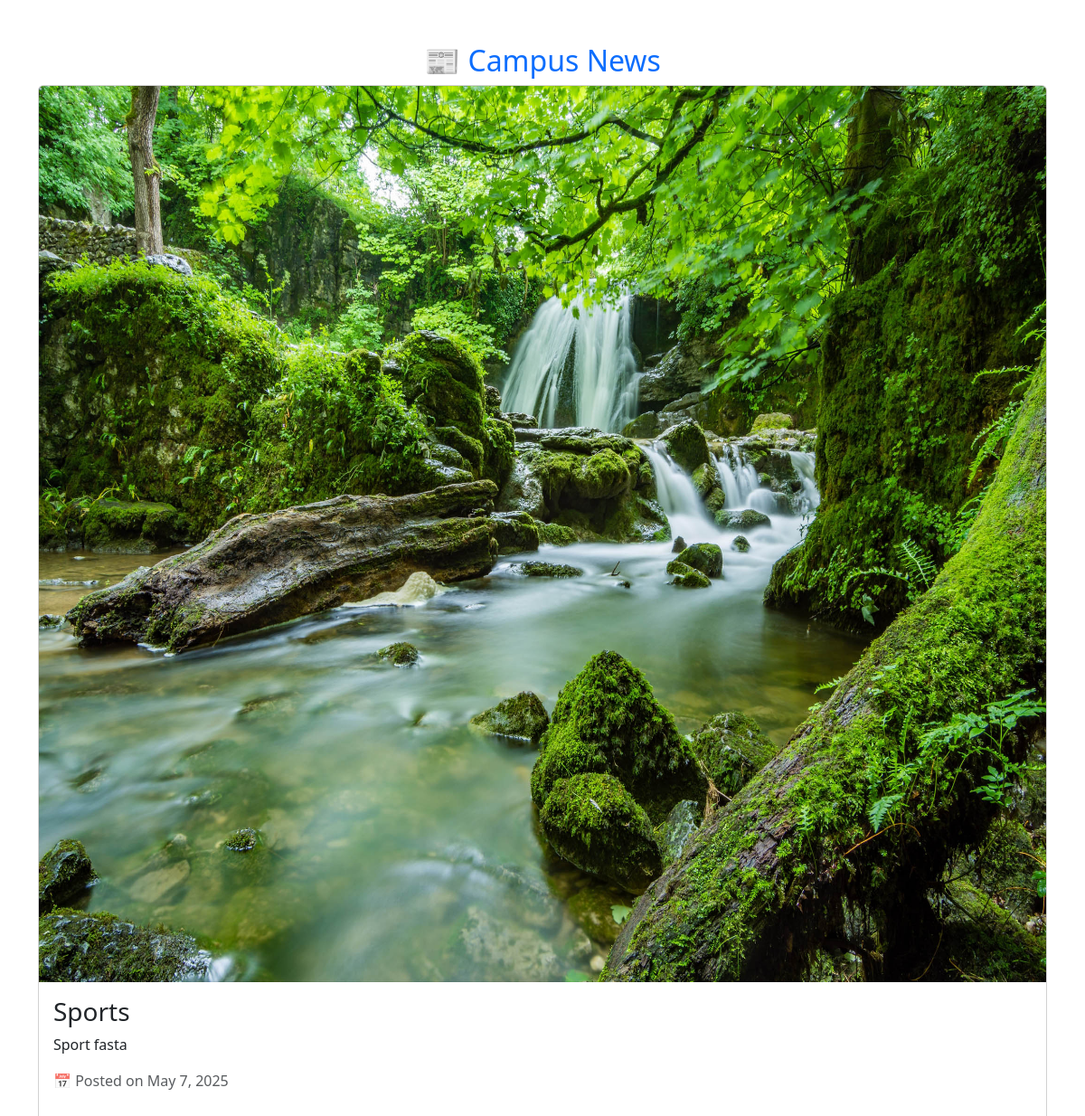
The page /admin/news.php on the database its author committed.
### tables this page shows
CREATE TABLE `news` (
  `id` int(11) NOT NULL,
  `title` varchar(255) NOT NULL,
  `content` text NOT NULL,
  `image` varchar(255) DEFAULT NULL,
  `posted_at` timestamp NOT NULL DEFAULT current_timestamp()
);

### admin/news.php (the view, shortened to what this page needs)
<?php
include 'db_connect.php';
$news_query = "SELECT * FROM news ORDER BY posted_at DESC";
$news_result = $conn->query($news_query);
?>
<!DOCTYPE html>
<html lang="en">
<head>
    <link rel="stylesheet" href="https://cdn.jsdelivr.net/npm/bootstrap@5.3.0/dist/css/bootstrap.min.css">
</head>
<body class="container mt-5">
    <h2 class="text-center text-primary">📰 Campus News</h2>
    <?php while ($news = $news_result->fetch_assoc()) { ?>
        <div class="card mb-4">
            <?php if (!empty($news['image']) && file_exists($news['image'])) { ?>
                <img src="<?= htmlspecialchars($news['image']); ?>" class="card-img-top" alt="News Image">
            <?php } ?>
            <div class="card-body">
                <h3 class="card-title"><?= htmlspecialchars($news['title']); ?></h3>
                <p class="card-text"><?= nl2br(htmlspecialchars($news['content'])); ?></p>
                <p class="text-muted">📅 Posted on <?= date("F j, Y", strtotime($news['posted_at'])); ?></p>
            </div>
        </div>
    <?php } ?>
</body>
</html>

### rows shown on the page
news: image (picture), title "Sports", content "Sport fasta", posted_at "May 7, 2025"
